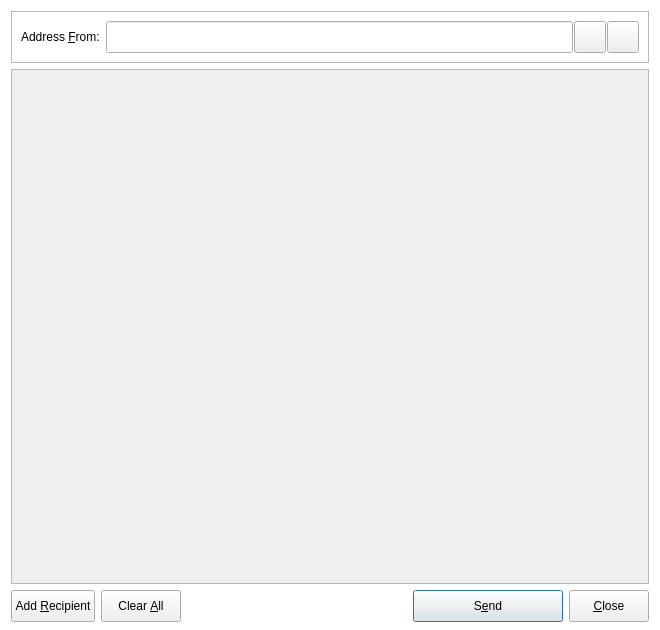
<?xml version="1.0" encoding="UTF-8"?>
<ui version="4.0">
 <class>SendMessagesDialog</class>
 <widget class="QDialog" name="SendMessagesDialog">
  <property name="geometry">
   <rect>
    <x>0</x>
    <y>0</y>
    <width>660</width>
    <height>630</height>
   </rect>
  </property>
  <property name="sizePolicy">
   <sizepolicy hsizetype="Minimum" vsizetype="Minimum">
    <horstretch>0</horstretch>
    <verstretch>0</verstretch>
   </sizepolicy>
  </property>
  <property name="minimumSize">
   <size>
    <width>660</width>
    <height>630</height>
   </size>
  </property>
  <property name="windowTitle">
   <string>Send Messages</string>
  </property>
  <property name="styleSheet">
   <string notr="true">#SendMessagesDialog { background-color: #ffffff; }</string>
  </property>
  <layout class="QVBoxLayout" name="verticalLayout" stretch="0,1,0">
   <property name="bottomMargin">
    <number>8</number>
   </property>
   <item>
    <widget class="QFrame" name="frameAddressFrom">
     <property name="sizePolicy">
      <sizepolicy hsizetype="Expanding" vsizetype="Expanding">
       <horstretch>0</horstretch>
       <verstretch>0</verstretch>
      </sizepolicy>
     </property>
     <property name="maximumSize">
      <size>
       <width>16777215</width>
       <height>16777215</height>
      </size>
     </property>
     <property name="frameShape">
      <enum>QFrame::StyledPanel</enum>
     </property>
     <property name="frameShadow">
      <enum>QFrame::Sunken</enum>
     </property>
     <layout class="QHBoxLayout" name="horizontalLayout_3">
      <item>
       <widget class="QLabel" name="addressFromLabel">
        <property name="font">
         <font>
          <pointsize>9</pointsize>
         </font>
        </property>
        <property name="styleSheet">
         <string notr="true"/>
        </property>
        <property name="text">
         <string>Address &amp;From:</string>
        </property>
        <property name="buddy">
         <cstring>addressFrom</cstring>
        </property>
       </widget>
      </item>
      <item>
       <layout class="QHBoxLayout" name="horizontalLayout_4">
        <property name="spacing">
         <number>1</number>
        </property>
        <item>
         <widget class="QValidatedLineEdit" name="addressFrom">
          <property name="minimumSize">
           <size>
            <width>32</width>
            <height>32</height>
           </size>
          </property>
         </widget>
        </item>
        <item>
         <widget class="QToolButton" name="addressBookButton">
          <property name="enabled">
           <bool>true</bool>
          </property>
          <property name="sizePolicy">
           <sizepolicy hsizetype="Fixed" vsizetype="Fixed">
            <horstretch>0</horstretch>
            <verstretch>0</verstretch>
           </sizepolicy>
          </property>
          <property name="minimumSize">
           <size>
            <width>32</width>
            <height>32</height>
           </size>
          </property>
          <property name="sizeIncrement">
           <size>
            <width>0</width>
            <height>0</height>
           </size>
          </property>
          <property name="font">
           <font>
            <pointsize>13</pointsize>
           </font>
          </property>
          <property name="toolTip">
           <string>Choose address from address book</string>
          </property>
          <property name="autoFillBackground">
           <bool>false</bool>
          </property>
          <property name="text">
           <string/>
          </property>
          <property name="icon">
           <iconset resource="../bitcoin.qrc">
            <normaloff>:/icons/address-book</normaloff>:/icons/address-book</iconset>
          </property>
          <property name="iconSize">
           <size>
            <width>18</width>
            <height>18</height>
           </size>
          </property>
          <property name="shortcut">
           <string>Alt+A</string>
          </property>
         </widget>
        </item>
        <item>
         <widget class="QToolButton" name="pasteButton">
          <property name="minimumSize">
           <size>
            <width>32</width>
            <height>32</height>
           </size>
          </property>
          <property name="toolTip">
           <string>Paste address from clipboard</string>
          </property>
          <property name="text">
           <string/>
          </property>
          <property name="icon">
           <iconset resource="../bitcoin.qrc">
            <normaloff>:/icons/editpaste</normaloff>:/icons/editpaste</iconset>
          </property>
          <property name="iconSize">
           <size>
            <width>18</width>
            <height>18</height>
           </size>
          </property>
          <property name="shortcut">
           <string>Alt+P</string>
          </property>
         </widget>
        </item>
       </layout>
      </item>
     </layout>
    </widget>
   </item>
   <item>
    <widget class="QScrollArea" name="scrollArea">
     <property name="widgetResizable">
      <bool>true</bool>
     </property>
     <widget class="QWidget" name="scrollAreaWidgetContents">
      <property name="geometry">
       <rect>
        <x>0</x>
        <y>0</y>
        <width>640</width>
        <height>511</height>
       </rect>
      </property>
      <layout class="QVBoxLayout" name="verticalLayout_2">
       <property name="leftMargin">
        <number>0</number>
       </property>
       <property name="topMargin">
        <number>0</number>
       </property>
       <property name="rightMargin">
        <number>0</number>
       </property>
       <property name="bottomMargin">
        <number>0</number>
       </property>
       <item>
        <layout class="QVBoxLayout" name="entries">
         <property name="spacing">
          <number>6</number>
         </property>
        </layout>
       </item>
       <item>
        <spacer name="verticalSpacer">
         <property name="orientation">
          <enum>Qt::Vertical</enum>
         </property>
         <property name="sizeHint" stdset="0">
          <size>
           <width>20</width>
           <height>40</height>
          </size>
         </property>
        </spacer>
       </item>
      </layout>
     </widget>
    </widget>
   </item>
   <item>
    <layout class="QHBoxLayout" name="horizontalLayout">
     <item>
      <widget class="QPushButton" name="addButton">
       <property name="minimumSize">
        <size>
         <width>0</width>
         <height>32</height>
        </size>
       </property>
       <property name="font">
        <font>
         <pointsize>9</pointsize>
        </font>
       </property>
       <property name="toolTip">
        <string>Send to multiple recipients at once</string>
       </property>
       <property name="text">
        <string>Add &amp;Recipient</string>
       </property>
       <property name="icon">
        <iconset resource="../bitcoin.qrc">
         <normaloff>:/icons/add</normaloff>:/icons/add</iconset>
       </property>
       <property name="iconSize">
        <size>
         <width>18</width>
         <height>16</height>
        </size>
       </property>
       <property name="autoDefault">
        <bool>false</bool>
       </property>
      </widget>
     </item>
     <item>
      <widget class="QPushButton" name="clearButton">
       <property name="sizePolicy">
        <sizepolicy hsizetype="Minimum" vsizetype="Fixed">
         <horstretch>0</horstretch>
         <verstretch>0</verstretch>
        </sizepolicy>
       </property>
       <property name="minimumSize">
        <size>
         <width>0</width>
         <height>32</height>
        </size>
       </property>
       <property name="font">
        <font>
         <pointsize>9</pointsize>
        </font>
       </property>
       <property name="toolTip">
        <string>Remove all transaction fields</string>
       </property>
       <property name="text">
        <string>Clear &amp;All</string>
       </property>
       <property name="icon">
        <iconset resource="../bitcoin.qrc">
         <normaloff>:/icons/remove</normaloff>:/icons/remove</iconset>
       </property>
       <property name="iconSize">
        <size>
         <width>18</width>
         <height>16</height>
        </size>
       </property>
       <property name="autoRepeatDelay">
        <number>300</number>
       </property>
       <property name="autoDefault">
        <bool>false</bool>
       </property>
      </widget>
     </item>
     <item>
      <spacer name="horizontalSpacer">
       <property name="orientation">
        <enum>Qt::Horizontal</enum>
       </property>
       <property name="sizeHint" stdset="0">
        <size>
         <width>40</width>
         <height>20</height>
        </size>
       </property>
      </spacer>
     </item>
     <item>
      <widget class="QPushButton" name="sendButton">
       <property name="minimumSize">
        <size>
         <width>150</width>
         <height>32</height>
        </size>
       </property>
       <property name="font">
        <font>
         <pointsize>9</pointsize>
        </font>
       </property>
       <property name="toolTip">
        <string>Confirm the send action</string>
       </property>
       <property name="styleSheet">
        <string notr="true"/>
       </property>
       <property name="text">
        <string>S&amp;end</string>
       </property>
       <property name="icon">
        <iconset resource="../bitcoin.qrc">
         <normaloff>:/icons/send</normaloff>:/icons/send</iconset>
       </property>
       <property name="iconSize">
        <size>
         <width>18</width>
         <height>18</height>
        </size>
       </property>
       <property name="default">
        <bool>true</bool>
       </property>
      </widget>
     </item>
     <item>
      <widget class="QPushButton" name="closeButton">
       <property name="minimumSize">
        <size>
         <width>0</width>
         <height>32</height>
        </size>
       </property>
       <property name="font">
        <font>
         <pointsize>9</pointsize>
        </font>
       </property>
       <property name="text">
        <string>&amp;Close</string>
       </property>
       <property name="icon">
        <iconset resource="../bitcoin.qrc">
         <normaloff>:/icons/quit</normaloff>:/icons/quit</iconset>
       </property>
       <property name="iconSize">
        <size>
         <width>18</width>
         <height>18</height>
        </size>
       </property>
      </widget>
     </item>
    </layout>
   </item>
  </layout>
 </widget>
 <customwidgets>
  <customwidget>
   <class>QValidatedLineEdit</class>
   <extends>QLineEdit</extends>
   <header>qvalidatedlineedit.h</header>
  </customwidget>
 </customwidgets>
 <resources>
  <include location="../bitcoin.qrc"/>
 </resources>
 <connections/>
</ui>
